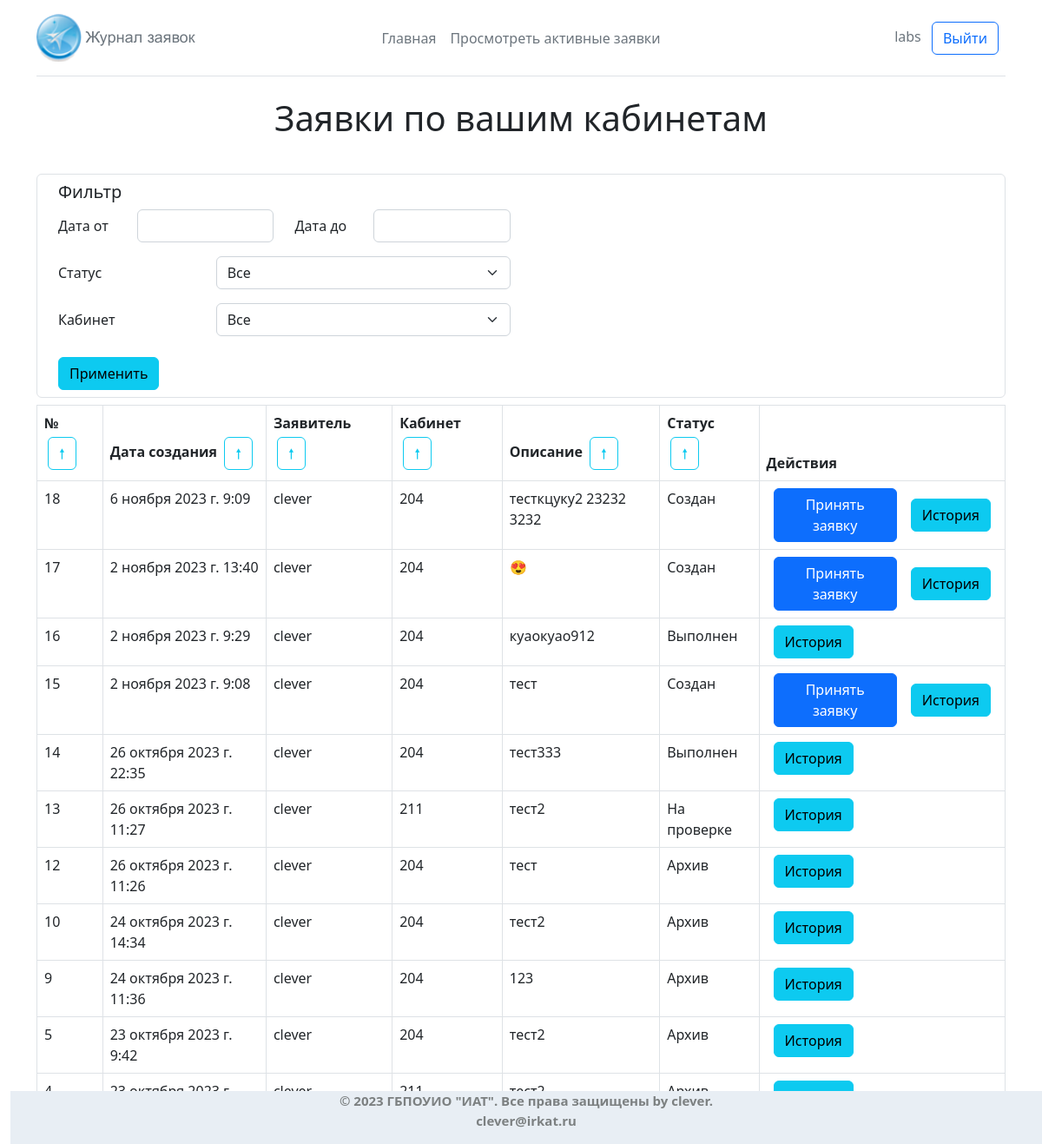
Page /labs_applications/ (signed in) on the committed database.
### core/models.py (models this page shows, shortened)
class AuthUser(models.Model):
    password = models.CharField(max_length=128)
    last_login = models.DateTimeField(blank=True, null=True)
    is_superuser = models.BooleanField()
    username = models.CharField(unique=True, max_length=150)
    last_name = models.CharField(max_length=150)
    email = models.CharField(max_length=254)
    is_staff = models.BooleanField()
    is_active = models.BooleanField()
    date_joined = models.DateTimeField()
    first_name = models.CharField(max_length=150)
    class Meta:
        managed = False
        db_table = 'auth_user'
        verbose_name = 'Преподователь'
        verbose_name_plural = 'Преподователи'

class Application(models.Model):
    date = models.DateTimeField(default=timezone.now, verbose_name = 'Дата и Время')
    auth_user = models.ForeignKey(AuthUser, on_delete=models.CASCADE, null=True, blank=True, verbose_name = 'Преподователь')
    number_cab = models.ForeignKey(office, on_delete=models.CASCADE, null=True, blank=True, verbose_name = 'Выберите кабинет')
    description = models.TextField('Описание проблемы')
    status_application = models.ForeignKey(Status, on_delete=models.CASCADE, default='1', verbose_name = 'Cтатус')
    worker = models.ForeignKey(
        User,
        on_delete=models.SET_NULL,
        null=True,
        blank=True,
        limit_choices_to={'groups__name': 'labs'},  # Фильтр для выбора только пользователей из группы 'labs'
        verbose_name = 'Лаборант'
    )
    comments = models.TextField('Комментарии',  null=True, blank=True)
    history = HistoricalRecords()
    class Meta:
        db_table = 'applications'
        verbose_name = 'Заявка'
        verbose_name_plural = 'Заявки'

class office(models.Model):
    number = models.CharField('Номера кабинета', default="", max_length=9)
    class Meta:
        db_table = 'offices'
        verbose_name = 'кабинет'
        verbose_name_plural = 'кабинеты'
    def __str__(self):
        return f'{self.number}'

class Status(models.Model):
    name = models.CharField(max_length=128)
    class Meta:
        db_table = 'statuses'
        verbose_name = 'Статус'
        verbose_name_plural = 'Статус'

### labs_applications/views.py (the view)
# urls.py: path('', views.lab_cabinet_applications, name='lab_cabinet_applications'),
@login_required
def lab_cabinet_applications(request):
    current_user = request.user
    sortings = get_sortings(request)
    filters = get_filters(request)
    lab_cabinets = Labs_cabinets.objects.filter(worker=current_user)
    statuses = Status.objects.all()
    cabinets = office.objects.all()
    cabinet_numbers = [cabinet.cabinet for cabinet in lab_cabinets]
    applications = Application.objects.filter(
        Q(
            **dict(
                list({'number_cab__in':cabinet_numbers}.items()) +
                list(filters.items())
            )
        )
    ).order_by(sortings['ascing'] + sortings['sorting'])
    return render(
        request,
        'labs_applications.html',
        {
            'applications': applications,
            'current_sorting': sortings['sorting'],
            'current_ascing': sortings['current_ascing'],
            'statuses': statuses,
            'filters': filters,
            'cabinets': cabinets,
        }
    )

### core/filters.py (called while the page is built)
def get_sortings(request):
    sorting = '-id'
    ascing = ''
    current_ascing = 1
    if request.POST.get('sorting') != None:
        sorting = request.POST.get('sorting')
    if request.POST.get('ascing') != None and request.POST.get('ascing') == '0':
        ascing = '-'
        current_ascing = 0
    return {
        'sorting': sorting,
        'ascing': ascing,
        'current_ascing': current_ascing
    }

def get_filters(request):
    filters = {}
    if request.POST.get('date__gte') != '' and request.POST.get('date__gte') != None:
        date__gte = datetime.datetime.strptime(request.POST.get('date__gte'), '%d.%m.%Y %H:%M')
        filters['date__gte'] = date__gte.isoformat()
    if request.POST.get('date__lte') != '' and request.POST.get('date__lte') != None:
        date__lte = datetime.datetime.strptime(request.POST.get('date__lte'), '%d.%m.%Y %H:%M')
        filters['date__lte'] = date__lte.isoformat()
    if request.POST.get('status_application') != None and request.POST.get('status_application') != '0':
        filters['status_application'] = int(request.POST.get('status_application'))
    if request.POST.get('number_cab') != None and request.POST.get('number_cab') != '0':
        filters['number_cab'] = int(request.POST.get('number_cab'))
    return filters

### labs_applications/templates/labs_applications.html (shortened to what this page needs)
{% extends 'main/general.html' %}
{% load crispy_forms_tags %}
{% load static %}
{% block body %}
<div class='container'>
    <h1 class="header_text">Заявки по вашим кабинетам</h1><br>
    <form action="{% url 'labs_applications:lab_cabinet_applications' %}" method="POST" class="d-flex flex-column my-2">
        <div class="d-flex flex-column border border-1 border-emphasis px-4 rounded">
            <h5 class="h5 my-2">Фильтр</h5>
            <div class="mb-3 row">
                <label for="dateGte" class="col-sm-1 col-form-label">Дата от</label>
                <div class="col-sm-2">
                  <input type="text" class="form-control bs-picker" name="date__gte" {% if filters.date__gte != None %} value="{{filters.date__gte}}" {% endif %} id="dateGte">
                </div>
                <label for="dateLte" class="col-sm-1 col-form-label">Дата до</label>
                <div class="col-sm-2">
                    <input type="text" class="form-control bs-picker" name="date__lte" {% if filters.date__lte != None %} value="{{filters.date__lte}}" {% endif %} id="dateLte">
                </div>
            </div>
            <div class="mb-3 row">
                <label for="statusFilter" class="col-sm-2 col-form-label">Статус</label>
                <div class="col-sm-4">
                    <select class="form-select" name="status_application" id="statusFilter" aria-label="Статусы">
                        <option
                            value="0"
                        >Все
                        </option>
                    </select>
                </div>
            </div>
            <div class="mb-3 row">
                <label for="statusFilter" class="col-sm-2 col-form-label">Кабинет</label>
                <div class="col-sm-4">
                    <select class="form-select" name="number_cab" id="statusFilter" aria-label="Статусы">
                        <option
                            value="0"
                        >Все
                        </option>
                    </select>
                </div>
            </div>
            <div class="d-flex flex-row justify-content-start align-items-center my-2">
                <button type="submit" class="btn btn-info">Применить</button>
            </div>
        </div>
    </form>
    <table class="table table-bordered">
        <thead>
        <tr>
            <th>
                №
                <form action="{% url 'labs_applications:lab_cabinet_applications' %}" method="POST" class="d-inline-block p-1">
                    <button type="submit" class="btn btn-outline-info">
                        {% if current_sorting == 'id' and current_ascing == 1 %}
                        🠗
                        {% else %}
                        🠕
                        {% endif %}
                    </button>
                </form>
            </th>
            <th>
                Дата создания
                <form action="{% url 'labs_applications:lab_cabinet_applications' %}" method="POST" class="d-inline-block p-1">
                    <button type="submit" class="btn btn-outline-info">
                        {% if current_sorting == 'date' and current_ascing == 1 %}
                        🠗
                        {% else %}
                        🠕
                        {% endif %}
                    </button>
                </form>
            </th>
            <th>
                Заявитель
                <form action="{% url 'labs_applications:lab_cabinet_applications' %}" method="POST" class="d-inline-block p-1">
                    <button type="submit" class="btn btn-outline-info">
                        {% if current_sorting == 'auth_user' and current_ascing == 1 %}
                        🠗
                        {% else %}
                        🠕
                        {% endif %}
                    </button>
                </form>
            </th>
            <th>
                Кабинет
                <form action="{% url 'labs_applications:lab_cabinet_applications' %}" method="POST" class="d-inline-block p-1">
                    <button type="submit" class="btn btn-outline-info">
                        {% if current_sorting == 'number_cab' and current_ascing == 1 %}
                        🠗
                        {% else %}
                        🠕
                        {% endif %}
                    </button>
                </form>
            </th>
            <th>
                Описание
                <form action="{% url 'labs_applications:lab_cabinet_applications' %}" method="POST" class="d-inline-block p-1">
                    <button type="submit" class="btn btn-outline-info">
                        {% if current_sorting == 'description' and current_ascing == 1 %}
                        🠗
                        {% else %}
                        🠕
                        {% endif %}
                    </button>
                </form>
            </th>
            <th>
                Статус
                <form action="{% url 'labs_applications:lab_cabinet_applications' %}" method="POST" class="d-inline-block p-1">
                    <button type="submit" class="btn btn-outline-info">
                        {% if current_sorting == 'status_application' and current_ascing == 1 %}
                        🠗
                        {% else %}
                        🠕
                        {% endif %}
                    </button>
                </form>
            </th>
            <th>Действия</th>
        </tr>
        </thead>
        <tbody>
        {% for application in applications %}
            <tr>
            <td>{{ application.id }}</td>
            <td>{{ application.date }}</td>
            <td>{{ application.auth_user.username }}</td>
            <td>{{ application.number_cab }}</td>
            <td>{{ application.description }}</td>
            <td>{{ application.status_application.name }}</td>
            <td>
                <div class="d-flex flex-row align-items-center">
                    {% if application.status_application.id == 1 %}
                        <form class="mx-2" method="POST" action="{% url 'labs_applications:take_application' application.id %}">
                            <button type="submit" class="btn btn-primary">Принять заявку</button>
                        </form>
                    {% endif %}
                    <div class="mx-2">
                        <button class="btn btn-info" type="button" data-bs-toggle="modal" data-bs-target="#historyModal{{ application.id }}">История</button>
                    </div>
                </div>
            </td>
            </tr>
        {% endfor %}
        </tbody>
    </table>
</div>
{% endblock %}

### main/templates/main/general.html (shortened to what this page needs)
{% load static %}
<!DOCTYPE html>
<html lang="en">
<head>
    <link rel="stylesheet" href="{% static 'main/css/bootstrap.min.css' %}">
    <link rel="stylesheet" href="{% static 'main/css/bootstrap-datetimepicker.min.css' %}">
    <link rel="stylesheet" href="{% static 'main/css/main.css' %}">
</head>
<body>
<section>
    <div class="container">
        <header class="d-flex flex-wrap align-items-center justify-content-center justify-content-md-between py-3 mb-4 border-bottom">
            <a href="{% url 'home' %}"
               class="d-flex align-items-center col-md-3 mb-2 mb-md-0 text-dark text-decoration-none">
                <img src="{% static 'main/img/logo.png' %}" alt="">
            </a>
            <ul class="nav col-12 col-md-auto mb-2 justify-content-center mb-md-0">
                <li><a href="{% url 'home' %}" class="nav-link px-2 link-secondary">Главная</a></li>
                {% if user.is_authenticated %}
                {% if perms.core.view_status %}
                <li><a href="/labs_applications" class="nav-link px-2 link-secondary">Просмотреть активные заявки</a></li>
                {% endif %}
                {% endif %}
            </ul>
            <div class="col-md-3 text-end">
                {% if user.is_authenticated %}
                <span class="text-secondary me-2">{{ user.username }}</span>
                <a class="btn btn-outline-primary me-2" href="{% url 'logout' %}">Выйти</a>
                {% else %}
                <a class="btn btn-outline-primary me-2" href="{% url 'login' %}">Войти</a>
                <a class="btn btn-primary" href="{% url 'registration' %}">Регистрация</a>
                {% endif %}
            </div>
        </header>
    </div>
    <div class="footer">
        <footer>© 2023 ГБПОУИО "ИАТ". Все права защищены by clever.
            <address>clever@irkat.ru</address>
        </footer>
    </div>
</section>
<main>
    {% block body %} {% endblock body %}
</main>
</body>
</html>

### main/static/main/css/main.css (style rules this page uses)
*,*:before,*:after { margin: 0; padding: 0; box-sizing: border-box; text-decoration: none; list-style-type: none; }
.footer { position: fixed; right: 0; bottom: 0; text-align: center; background: #E8EEF4; color: #7c8081; width: 99%; font-size: 15px; font-weight: bold; }
.header_text { text-align: center; }

### rows in the picture
Application: id "18", date "6 ноября 2023 г. 9:09", auth_user.username "clever", number_cab "204", description "тесткцуку2 23232 3232", status_application.name "Создан"
Application: id "17", date "2 ноября 2023 г. 13:40", auth_user.username "clever", number_cab "204", description "😍", status_application.name "Создан"
Application: id "16", date "2 ноября 2023 г. 9:29", auth_user.username "clever", number_cab "204", description "куаокуао912", status_application.name "Выполнен"
Application: id "15", date "2 ноября 2023 г. 9:08", auth_user.username "clever", number_cab "204", description "тест", status_application.name "Создан"
Application: id "14", date "26 октября 2023 г. 22:35", auth_user.username "clever", number_cab "204", description "тест333", status_application.name "Выполнен"
Application: id "13", date "26 октября 2023 г. 11:27", auth_user.username "clever", number_cab "211", description "тест2", status_application.name "На проверке"
Application: id "12", date "26 октября 2023 г. 11:26", auth_user.username "clever", number_cab "204", description "тест", status_application.name "Архив"
Application: id "10", date "24 октября 2023 г. 14:34", auth_user.username "clever", number_cab "204", description "тест2", status_application.name "Архив"
Application: id "9", date "24 октября 2023 г. 11:36", auth_user.username "clever", number_cab "204", description "123", status_application.name "Архив"
Application: id "5", date "23 октября 2023 г. 9:42", auth_user.username "clever", number_cab "204", description "тест2", status_application.name "Архив"

### other values in the picture
{{ user.username }} "labs"
